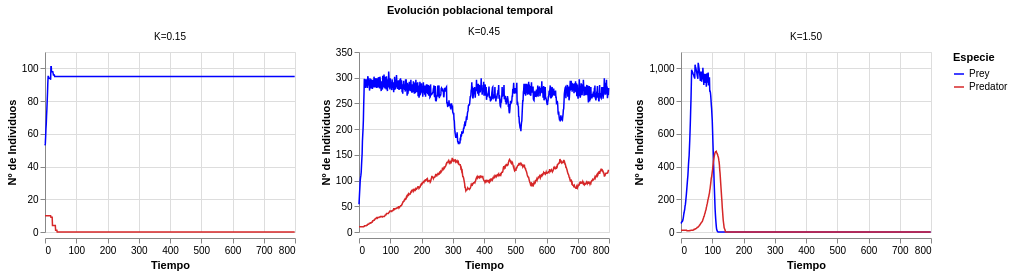

The Vega-Lite source for this figure:
### Vega-Lite specification from a JSON file in a GitHub repository (floating-point values rounded to 4 significant figures; data arrays with more than 128 entries replaced by an {"elided": "..."} marker saying what was removed)
{"config": {"view": {"continuousWidth": 300, "continuousHeight": 300}}, "data": {"name": "data-fcf7b3fad34154bd96bb8490c66e4264"}, "mark": {"type": "line", "strokeWidth": 1.5}, "encoding": {"color": {"field": "Especie", "scale": {"domain": ["Prey", "Predator"], "range": ["blue", "#d62728"]}, "type": "nominal"}, "facet": {"columns": 3, "field": "Entorno", "title": "Evolución poblacional temporal", "type": "nominal"}, "x": {"field": "Tiempo", "title": "Tiempo", "type": "quantitative"}, "y": {"field": "Población", "title": "Nº de Individuos", "type": "quantitative"}}, "height": 180, "resolve": {"scale": {"y": "independent"}}, "width": 250, "$schema": "https://vega.github.io/schema/vega-lite/v6.1.0.json", "datasets": {"data-fcf7b3fad34154bd96bb8490c66e4264": {"elided": "4800 records"}}}
